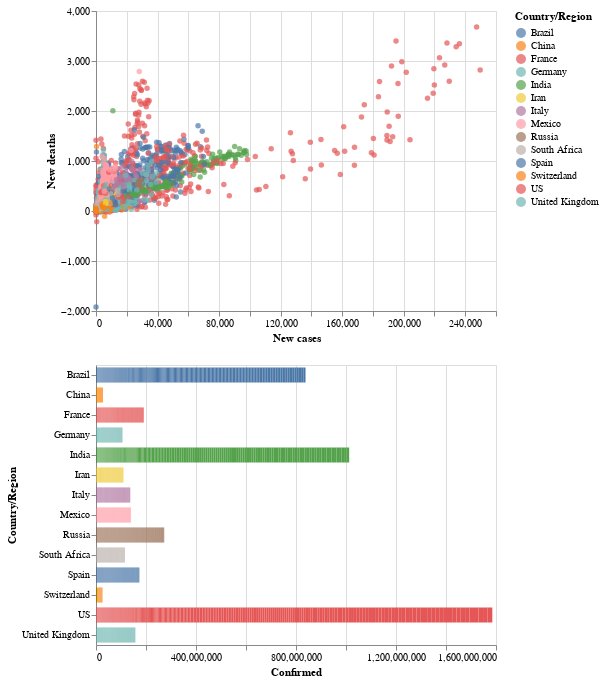

Notebook code cell kept with this figure:
### Code cell
brush = alt.selection(type='interval')
 
points = alt.Chart(selected_countries).mark_circle().encode(
    x='New cases:Q',
    y='New deaths:Q',
    color=alt.condition(brush, 'Country/Region:N', alt.value('lightgray'))
).add_selection(
    brush
)
 
bars = alt.Chart(selected_countries).mark_bar(size=15).encode(
    y='Country/Region:N',
    color='Country/Region:N',
    x='Confirmed:Q'
).transform_filter(
    brush
)
 
points & bars

### Figure 1 — Vega-Lite specification as saved in the notebook (floating-point values rounded to 4 significant figures; data arrays with more than 128 entries replaced by an {"elided": "..."} marker saying what was removed)
{"config": {"view": {"continuousWidth": 400, "continuousHeight": 300}}, "vconcat": [{"mark": "circle", "encoding": {"color": {"condition": {"type": "nominal", "field": "Country/Region", "selection": "selector002"}, "value": "lightgray"}, "x": {"type": "quantitative", "field": "New cases"}, "y": {"type": "quantitative", "field": "New deaths"}}, "selection": {"selector002": {"type": "interval"}}}, {"mark": {"type": "bar", "size": 15}, "encoding": {"color": {"type": "nominal", "field": "Country/Region"}, "x": {"type": "quantitative", "field": "Confirmed"}, "y": {"type": "nominal", "field": "Country/Region"}}, "transform": [{"filter": {"selection": "selector002"}}]}], "data": {"name": "data-a05c41e8d4deace6cf10aec2c62ba92a"}, "$schema": "https://vega.github.io/schema/vega-lite/v4.8.1.json", "datasets": {"data-a05c41e8d4deace6cf10aec2c62ba92a": {"elided": "4732 records"}}}
